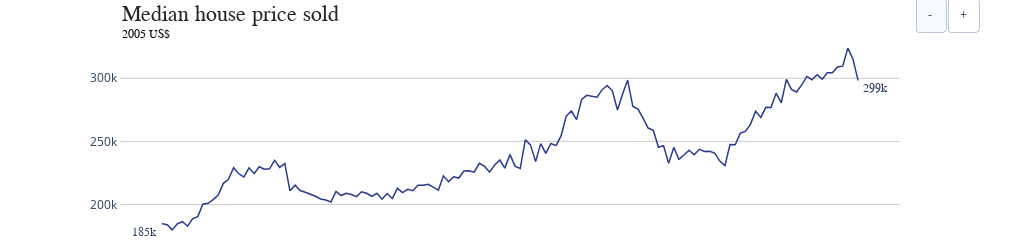

Notebook cell for this chart:
### Code cell
fig = plot_nice(title='Median house price sold', dic=dic, df=df, 
          margin=dict(autoexpand=False,l=120,r=120,t=38,b=0), 
          show_series_label=False,height=160,
          recessions=True,
          y_units='2005 US$')

### Figure 1 — Plotly figure (JSON) as saved in the notebook; plotly's stock layout.template omitted (floating-point values rounded to 4 significant figures; data arrays with more than 128 entries replaced by an {"elided": "..."} marker saying what was removed)
{"data": [{"connectgaps": true, "line": {"color": "rgb(41, 58, 143)", "width": 1.5}, "mode": "lines", "name": "median house prices sold", "type": "scatter", "x": {"elided": "137 str values"}, "y": {"elided": "137 float values"}}, {"marker": {"color": "rgb(41, 58, 143)", "size": 1}, "mode": "markers", "type": "scatter", "x": ["1984-06-01T00:00:00", "2018-06-01T00:00:00"], "y": [184800.0, 298500.0]}], "layout": {"annotations": [{"font": {"family": "Arial", "size": 12}, "showarrow": false, "text": "185k", "x": 0.05, "xanchor": "right", "xref": "paper", "y": 184800.0, "yanchor": "top"}, {"font": {"family": "Arial", "size": 12}, "showarrow": false, "text": "299k", "x": 0.95, "xanchor": "left", "xref": "paper", "y": 298500.0, "yanchor": "top"}, {"font": {"color": "rgb(37,37,37)", "family": "Arial", "size": 22}, "showarrow": false, "text": "Median house price sold", "x": 0, "xanchor": "left", "xref": "paper", "y": 1.05, "yanchor": "bottom", "yref": "paper"}, {"font": {"color": "rgb(150,150,150)", "family": "Arial", "size": 12}, "showarrow": false, "text": "Source: U.S. Census Bureau", "x": 0, "xanchor": "left", "xref": "paper", "y": -0.2, "yanchor": "top", "yref": "paper"}, {"font": {"color": "black", "family": "Arial", "size": 12}, "showarrow": false, "text": "2005 US$", "x": 0, "xref": "paper", "y": 1.06, "yref": "paper"}], "autosize": false, "height": 160, "margin": {"autoexpand": false, "b": 0, "l": 120, "r": 120, "t": 38}, "plot_bgcolor": "white", "showlegend": false, "updatemenus": [{"active": 0, "buttons": [{"args": ["shapes", []], "label": "-", "method": "relayout"}, {"args": ["shapes", [{"fillcolor": "lightgray", "layer": "below", "line": {"color": "white", "width": 0.1}, "line_width": 0, "type": "rect", "x0": "1990-07-01T00:00:00", "x1": "1991-01-01T00:00:00", "xref": "x", "y0": 0, "y1": 0.97, "yref": "paper"}, {"fillcolor": "lightgray", "layer": "below", "line": {"color": "white", "width": 0.1}, "line_width": 0, "type": "rect", "x0": "2001-01-01T00:00:00", "x1": "2001-10-01T00:00:00", "xref": "x", "y0": 0, "y1": 0.97, "yref": "paper"}, {"fillcolor": "lightgray", "layer": "below", "line": {"color": "white", "width": 0.1}, "line_width": 0, "type": "rect", "x0": "2007-10-01T00:00:00", "x1": "2009-04-01T00:00:00", "xref": "x", "y0": 0, "y1": 0.97, "yref": "paper"}]], "label": "+", "method": "relayout"}], "direction": "right", "type": "buttons", "x": 1.1, "y": 1.2}], "width": 1020, "xaxis": {"linecolor": "rgb(204, 204, 204)", "linewidth": 2, "showgrid": true, "showline": true, "showticklabels": true, "tickfont": {"color": "rgb(82, 82, 82)", "family": "Arial", "size": 12}, "ticks": "outside"}, "yaxis": {"gridcolor": "rgb(204, 204, 204)", "showgrid": true, "showline": true, "showticklabels": true, "zeroline": false}}}
